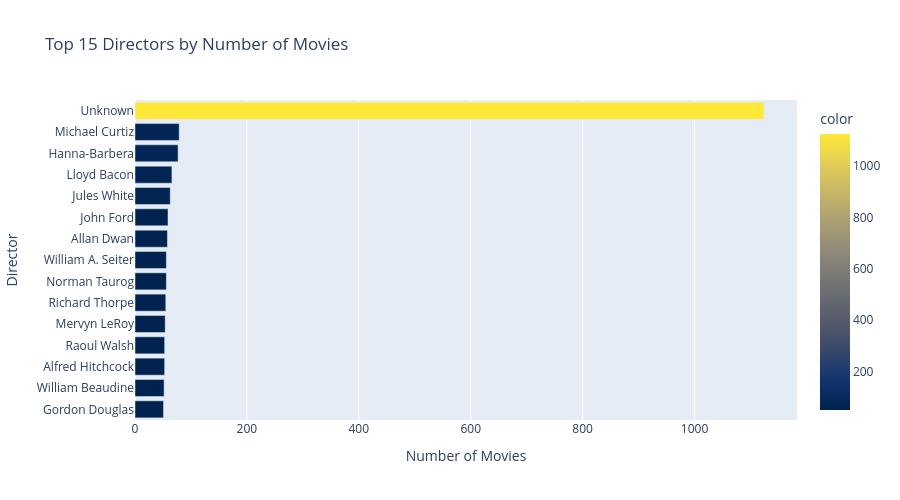

Notebook source saved alongside this figure:
### Code cell
top_dirs = df["Director"].value_counts().head(15)
fig = px.bar(
    top_dirs, orientation="h",
    title="Top 15 Directors by Number of Movies",
    labels={"index": "Director", "value": "Number of Movies"},
    color=top_dirs.values,
    color_continuous_scale="Cividis"
)
fig.update_layout(height=500, yaxis=dict(autorange="reversed"))
fig.show()

### Figure 1 — Plotly figure (JSON) as saved in the notebook; plotly's stock layout.template omitted (floating-point values rounded to 4 significant figures)
{"data": [{"hovertemplate": "Number of Movies=%{x}<br>Director=%{y}<br>color=%{marker.color}<extra></extra>", "legendgroup": "", "marker": {"color": [1124, 79, 77, 66, 63, 59, 58, 56, 56, 55, 54, 53, 53, 52, 51], "coloraxis": "coloraxis", "pattern": {"shape": ""}}, "name": "", "orientation": "h", "showlegend": false, "textposition": "auto", "type": "bar", "x": [1124, 79, 77, 66, 63, 59, 58, 56, 56, 55, 54, 53, 53, 52, 51], "xaxis": "x", "y": ["Unknown", "Michael Curtiz", "Hanna-Barbera", "Lloyd Bacon", "Jules White", "John Ford", "Allan Dwan", "William A. Seiter", "Norman Taurog", "Richard Thorpe", "Mervyn LeRoy", "Raoul Walsh", "Alfred Hitchcock", "William Beaudine", "Gordon Douglas"], "yaxis": "y"}], "layout": {"barmode": "relative", "coloraxis": {"autocolorscale": false, "colorbar": {"title": {"text": "color"}}, "colorscale": [[0.0, "#00224e"], [0.1111, "#123570"], [0.2222, "#3b496c"], [0.3333, "#575d6d"], [0.4444, "#707173"], [0.5556, "#8a8678"], [0.6667, "#a59c74"], [0.7778, "#c3b369"], [0.8889, "#e1cc55"], [1.0, "#fee838"]]}, "height": 500, "legend": {"tracegroupgap": 0}, "title": {"text": "Top 15 Directors by Number of Movies"}, "xaxis": {"anchor": "y", "domain": [0.0, 1.0], "title": {"text": "Number of Movies"}}, "yaxis": {"anchor": "x", "autorange": "reversed", "domain": [0.0, 1.0], "title": {"text": "Director"}}}}
